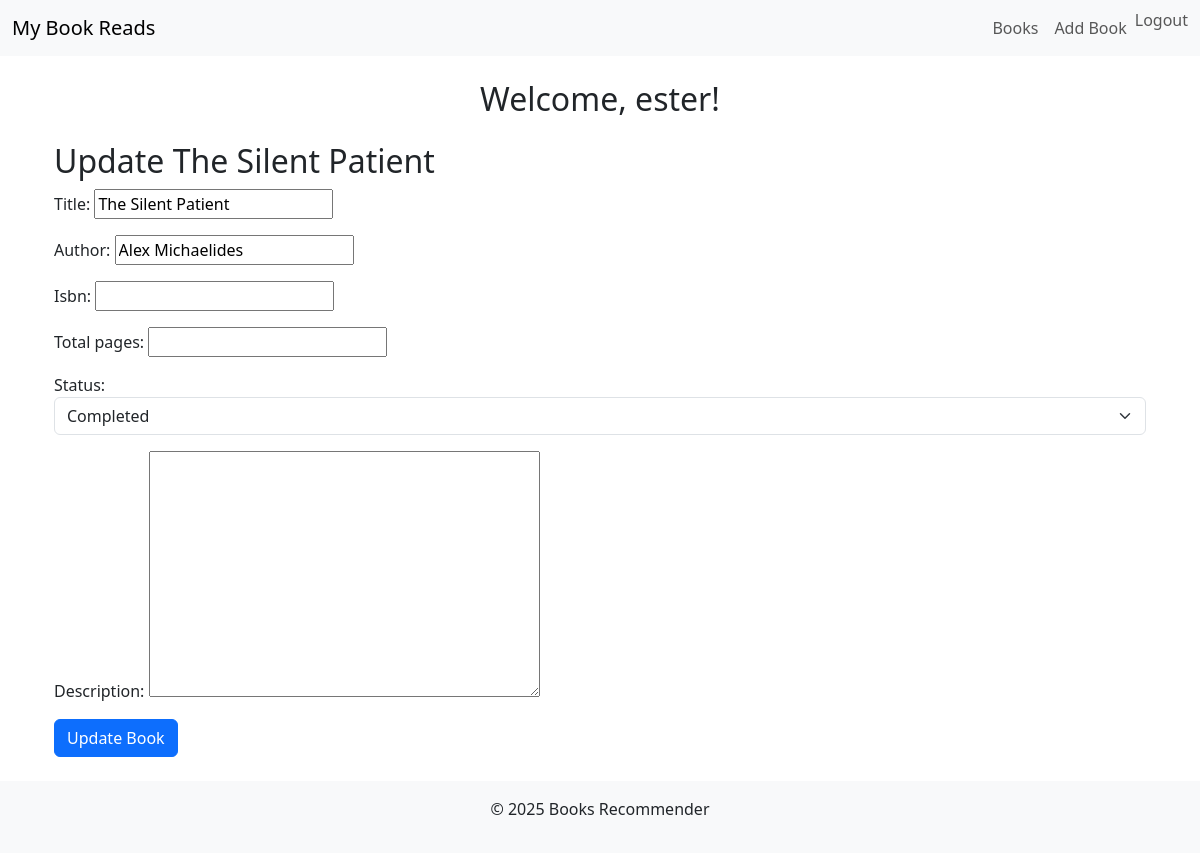
Before: /books/2/edit/ (signed in) with the older database file.
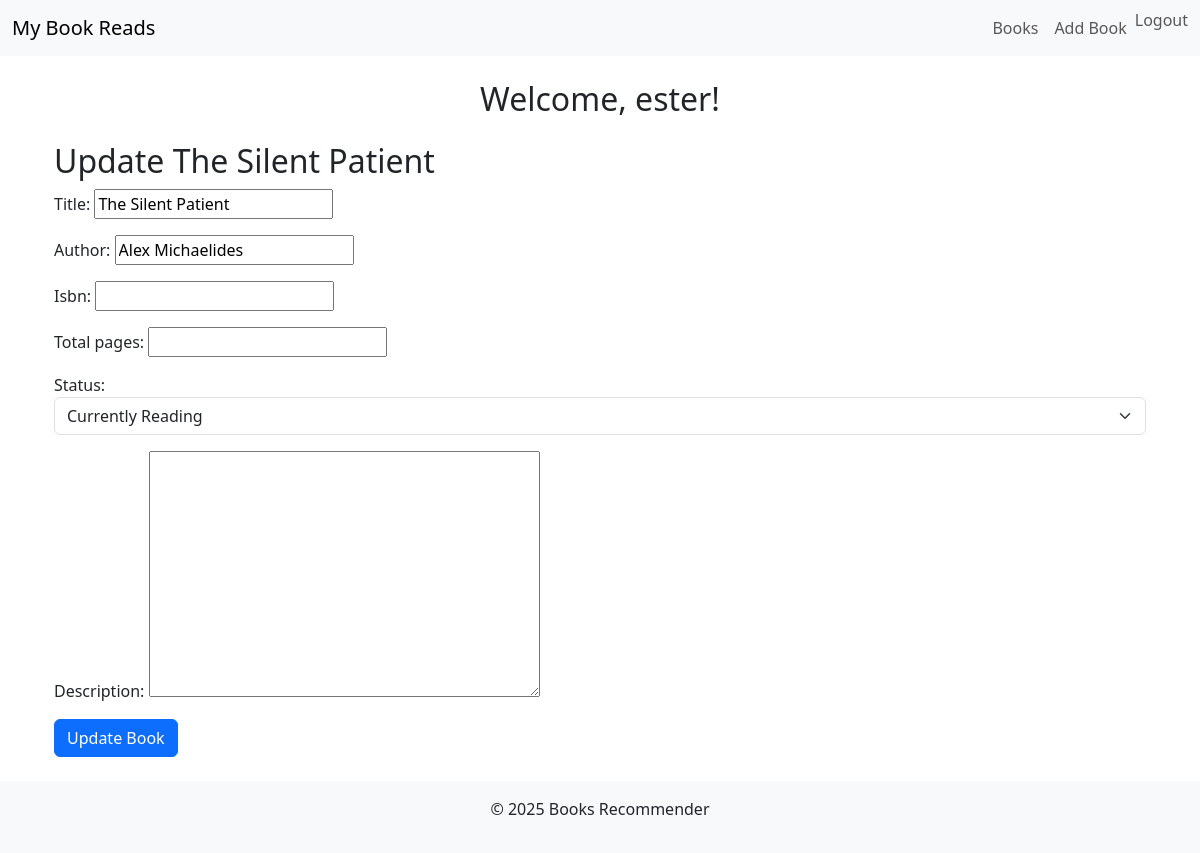
After: the same page with the newer database file.
### books/models.py (models this page shows)
class Book(models.Model):
    STATUS_CHOICES = (
        ('reading', 'Currently Reading'),
        ('completed', 'Completed'),
        ('want_to_read', 'Want to Read'),
    )
    user = models.ForeignKey(User, on_delete=models.CASCADE, related_name='books')
    title = models.CharField(max_length=255)
    author = models.CharField(max_length=255)
    description = models.TextField(blank=True, null=True)
    tags = TaggableManager(blank=True)  # Using taggit for tagging books
    isbn = models.CharField(max_length=13, db_index=True, blank=True)
    total_pages = models.PositiveIntegerField(null=True, blank=True)
    current_page = models.PositiveIntegerField(default=0)
    status = models.CharField(
        max_length=20,
        choices=STATUS_CHOICES,
        default='want_to_read'
    )
    date_added = models.DateTimeField(auto_now_add=True)
    last_updated = models.DateTimeField(auto_now=True)
    class Meta:
        ordering = ['-date_added']
        unique_together = ['user', 'title', 'author']
        verbose_name = 'Book'

### books/views.py (the view)
# urls.py: path("books/<int:pk>/edit/", BookUpdateView.as_view(), name="book-edit"),
class BookUpdateView(LoginRequiredMixin, UpdateView):
    model = Book
    form_class = BookForm
    template_name = "books/book_form.html"
    success_url = reverse_lazy('book_list')
    def get_object(self, queryset=None):
        book = super().get_object(queryset)
        if book.user != self.request.user:
            raise Http404("You do not have permission to edit this book.")
        return book

### books/forms.py
class BookForm(forms.ModelForm):
    class Meta:
        model = Book
        fields = ['title', 'author', 'isbn', 'total_pages', 'status','description', 'tags']
        widgets = {
            'status': forms.Select(attrs={'class': 'form-select'}),
        }
    def __init__(self, *args, **kwargs):
        super().__init__(*args, **kwargs)
        self.fields['total_pages'].widget.attrs['min'] = 1

### books/templates/books/book_form.html (shortened to what this page needs)
{% extends "books/base.html" %}
{% block content %}
<div class="container">
    <h2>
        {% if object %}Update {{ object.title }}{% else %}Add New Book{% endif %}
    </h2>
    {% if not request.user.is_authenticated %}
    <div class="alert alert-danger">
        <i class="fas fa-exclamation-triangle"></i>
        You must be <a href="{% url 'login' %}?next={{ request.path }}">logged in</a>
        to add or edit books.
    </div>
    {% else %}
        <form method="post">
            {{ form.as_p }}
            <button type="submit" class="btn btn-primary">
                {% if object %}Update Book{% else %}Add Book{% endif %}
            </button>
        </form>
    {% endif %}
</div>
{% endblock %}

Changed rows visible on the page:
changed Book "The Silent Patient": status "Completed" → "Currently Reading"
